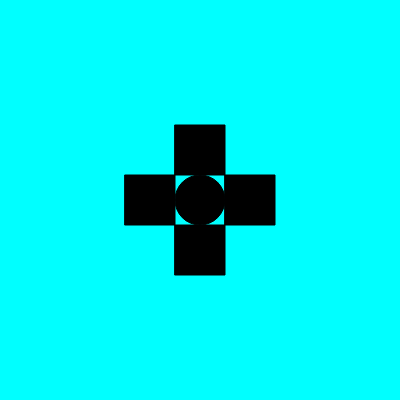
Frame 1 (no input)
Frame 60 (no input): identical to frame 1, image omitted
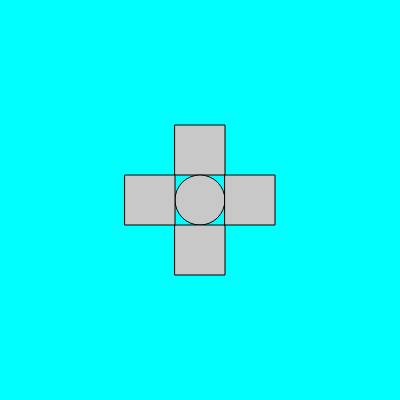
Frame 120 (the mouse pressed at the canvas centre since frame 60)

The p5.js sketch that drew these frames (run headless with seeded random() and noise() and a simulated clock; from frame 60 on, the mouse is pressed at the canvas centre):

// p5.js sketch
// ── sketch.js
function setup() {
  createCanvas(400, 400);
}

function draw() {
  background('cyan');
  fill(mouseX%256, mouseY%256, mouseX%256);
  rect(175, 125, 50, 50);
  ellipse(200, 200, 50);
  rect(175, 225, 50, 50);
  rect(125, 175, 50, 50);
  rect(225, 175, 50, 50);
}
